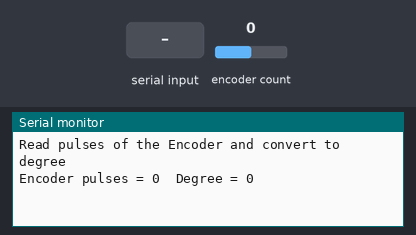
A sketch run on a simulated Arduino Uno, built with avr-gcc and run on an emulated ATmega328P. Shown: the last lines printed to the serial monitor. The test bench sets the inputs (shaded band); at power-on: encoder count 0.

Above: at 1.2 s.
1.3 s: "1" received over Serial
At 2.5 s:
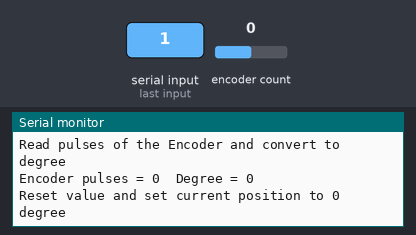
2.8 s: encoder count set to 1
At 3.7 s:
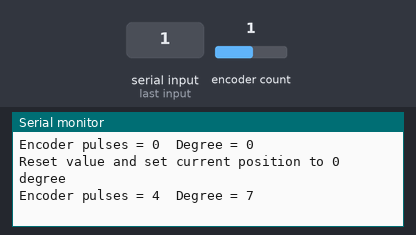
4.3 s: encoder count set to 2
At 4.8 s:
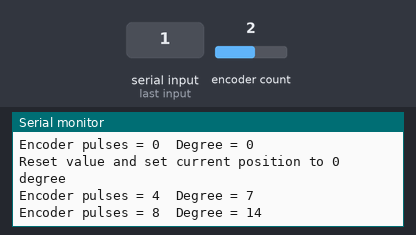

The sketch:

PulseToAngle.ino
```cpp
#include <Encoder.h>

#define ENA 5
#define IN1 7
#define IN2 8

Encoder motor(2, 3);
//   avoid using pins with LEDs attached

void setup() {
  Serial.begin(9600);
  Serial.println("Read pulses of the Encoder and convert to degree");
}

long previousPos=-999;

float convert_to_degree(long currentPulse)
{
  float revolution = float(float(currentPulse)/float(194));
  float degree= revolution * 360;
  return degree;
}

void loop() {
  long newPos=0;
  newPos = motor.read();
  if (newPos!=previousPos) {
    Serial.print("Encoder pulses = ");
    Serial.print(newPos);
    Serial.print("\t");
    Serial.print("Degree = ");
    Serial.print(int(convert_to_degree(newPos)));
    Serial.println();
    previousPos = newPos;
  }
  // if a character is sent from the serial monitor,
  // reset both back to zero.
  if (Serial.available()) {
    Serial.read();
    Serial.println("Reset value and set current position to 0 degree");
    motor.write(0);
  }
}
```

Measured:
- after the input at 1.3 s, the serial monitor: prints a new line at once (image 1)
- after the input at 2.8 s, the serial monitor: prints a new line at once (image 2)
- after the input at 4.3 s, the serial monitor: prints a new line at once (image 3)
